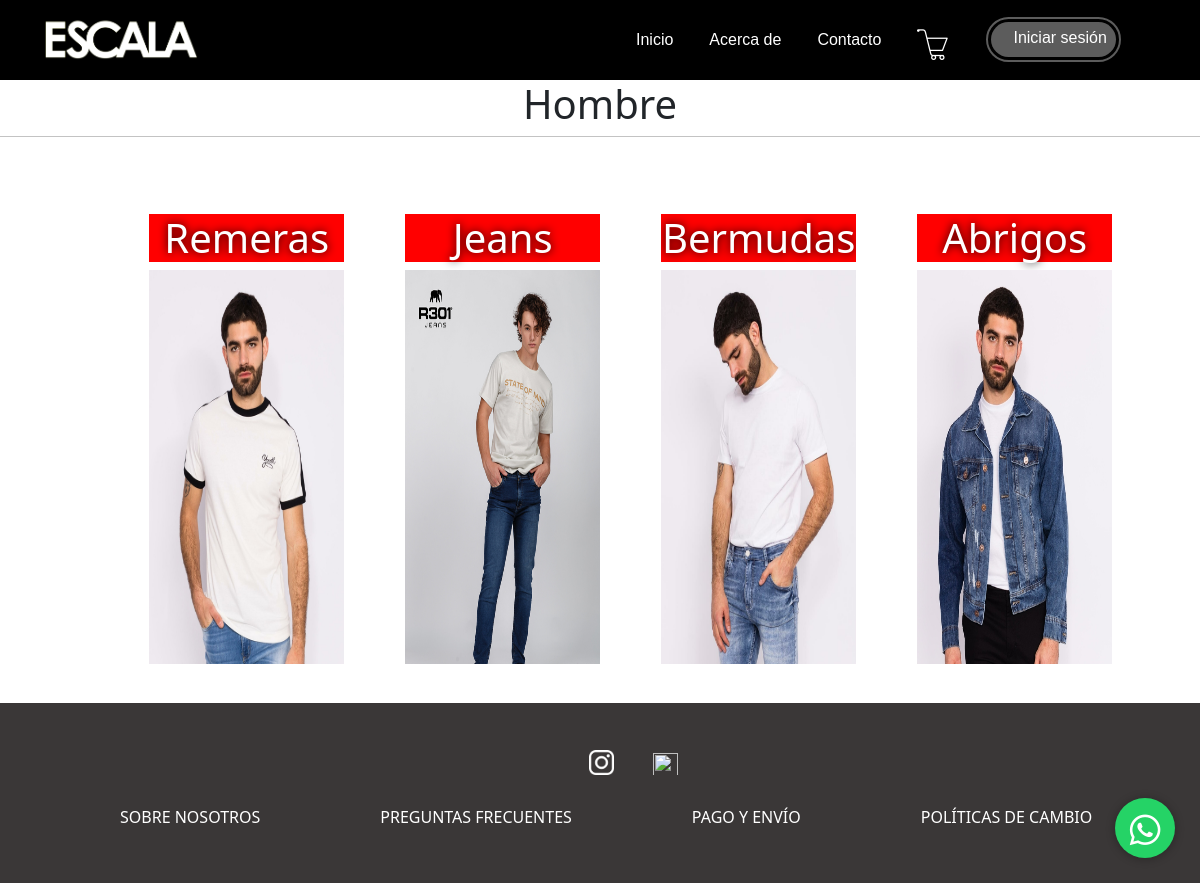
The page /tiendaHombres.php on the database its author committed.
### tables this page shows
CREATE TABLE `categoriashombre` (
  `idcategoriah` int(11) NOT NULL,
  `nombrecath` varchar(20) NOT NULL
);

### tiendaHombres.php (the view, shortened to what this page needs)
<!DOCTYPE html>
<html lang="en">
<head>
    <link rel="stylesheet" href="Style\Css\style.css">
    <link rel="stylesheet" href="fontello.css">
</head>
<body>
<?php include 'encabezado.php';
include 'Conexion.php' ?>
    <div class="titulo-tienda">
        <h1>Hombre</h1>
    </div>
    <center>
            <div class="categorias">
                <?php
            $sql= "SELECT * FROM categoriashombre";
        $r= mysqli_query($conn, $sql);
        $i=0;
        while ($i<4){
            while ($row= mysqli_fetch_array($r)){
                ?>
                <a href=" <?php echo $row['nombrecath']?>.php" class="item-cat-mujer">
                <h1 id="texto"> <?php echo $row['nombrecath'] ?>  </h1>
                <img src="Assets/Imágenes/<?php echo $row['nombrecath']?>.jpg" alt="">
                </a>
                <?php
            }
            $i++;
        }
        ?>
        <br>
        </div>
    </center>
    <a href="https://api.whatsapp.com/send?phone=543564589550" target="_blank" class="btn-wsp"> <i class="fa fa-whatsapp icono"></i></i></a>
    <?php include 'footer.php'; ?>
</body>
</html>

### encabezado.php (shortened to what this page needs)
<html>
<head>
    <link href="https://cdn.jsdelivr.net/npm/bootstrap@5.2.2/dist/css/bootstrap.min.css" rel="stylesheet">
</head>
<div class="encabezado">
    <img class="img" src="Assets/Imágenes/logo.png" alt="">
    <div class="nav">
        <a href="index.php">
            <p class="efectoSubrayado leftToRight">Inicio</p>
        </a>
        <a href="acercaDe.php">
            <p class="efectoSubrayado leftToRight">Acerca de</p>
        </a>
        <a href="contacto.php">
            <p class="efectoSubrayado leftToRight">Contacto</p>
        </a>
        <a href="carrito.php"><img src="Assets/Imágenes/carritoFinal.png" alt=""></a>
        <?php
        if (isset($_SESSION['usuario'])) { ?>
            <div class="btn-group" role="group">
                <button type="button" class="btnIniciarSesion" data-bs-toggle="dropdown">
                    <p><?php echo $_SESSION['usuario'] ?>
                </button>
                <ul class="dropdown-menu">
                    <li><a class="dropdown-item" style="margin-left: 0%;" href="perfil.php">Editar perfil</a></li>
                    <li><a class="dropdown-item" style="margin-left: 0%;" href="logout.php">Cerrar sesión</a></li>
                </ul>
            </div>
    </div>
<?php } else { ?>
    <button class="btnIniciarSesion"> <a href="login.php">Iniciar sesión</a></button>
<?php } ?>
</div>
</div>
</html>

### footer.php
<html>
<div class="footer">
    <center>
        <p style="color:white; font-size: 25px; padding-top: 25px; margin-left:550px "><a href="https://www.instagram.com/escalaindumentaria"><img class="imgRedes" src="Assets/Imágenes/image.png"></a>
            <a href=https://es-la.facebook.com/ESCALAindumentaria/""><img class="imgRedes" src="Assets/Imágenes/image (1).png" alt=""></a>
        </p>
         <br>
    </center>
    <br>
    <div class="contieneEnlaces">
        <a class="enlacesFooter" href="acercaDe.php">SOBRE NOSOTROS</a>
        <a class="enlacesFooter" href="preguntasFrecuentes.php">PREGUNTAS FRECUENTES</a>
        <a class="enlacesFooter" href="pagoYEnvio.php">PAGO Y ENVÍO</a>
        <a class="enlacesFooter" href="politicaCambio.php">POLÍTICAS DE CAMBIO</a>
    </div>
</div>
</html>

### Style/Css/style.css (style rules this page uses)
body { font-family: "Gill Sans", "Gill Sans MT", Calibri, "Trebuchet MS", sans-serif; margin: 0 !important; }
.encabezado { background-color: black; width: 100%; height: 80px; z-index: 1; position: relative; margin: 0 auto; font-family: "Gill Sans", "Gill Sans MT", Calibri, "Trebuchet MS", sans-serif; }
.img { height: 50px; width: auto; z-index: 2; margin: 0 auto; margin-left: 45px !important; margin-top: 12px; position: relative; }
.nav { width: 600px; height: 70px; position: relative; margin-left: 200px; float: right; z-index: 2; color: white; }
.nav a { margin-top: 28px; margin-left: 6%; float: left; }
a { margin-top: 13px; margin-left: 6%; float: left; text-decoration: none; }
.btnIniciarSesion { width: 125px; height: 80px; background-color: rgb(92, 92, 92); color: white; margin-top: 22px !important; margin-left: 7%; float: left; height: 50%; border-radius: 2em; border: none; outline: 2px solid rgb(92, 92, 92); outline-offset: 3px; position: relative; -webkit-transition: all 0.5s ease; -o-transition: all 0.5s ease; transition: all 0.5s ease; }
.btnIniciarSesion a { margin-top: -3px; margin-left: 16px; text-decoration: none; color: #fff; }
.efectoSubrayado { display: inline-block; position: relative; color: white; }
.leftToRight::after { content: ""; position: absolute; width: 100%; -webkit-transform: scaleX(0); -ms-transform: scaleX(0); transform: scaleX(0); height: 2px; bottom: 0; left: 0; background-color: white; -webkit-transform-origin: bottom right; -ms-transform-origin: bottom right; transform-origin: bottom right; -webkit-transition: -webkit-transform 0.25s ease-out; transition: -webkit-transform 0.25s ease-out; -o-transition: transform 0.25s ease-out; transition: transform 0.25s ease-out; transition: transform 0.25s ease-out, -webkit-transform 0.25s ease-out; }
h1 { text-align: center !important; }
.footer { background-color: rgb(58, 55, 55); width: 100%; height: 180px; margin-top: -25px; }
.contieneEnlaces { position: relative; }
.enlacesFooter { color: white; text-decoration: none; margin-left: 10%; float: left; }
.imgRedes { height: 25px; width: 25px; }
.btn-wsp { position: fixed; width: 60px; height: 60px; line-height: 63px; bottom: 25px; right: 25px; background: #25d366; color: #fff; border-radius: 50px; text-align: center; font-size: 35px; -webkit-box-shadow: 0px 1px 10px rgba(0, 0, 0, 0.3); box-shadow: 0px 1px 10px rgba(0, 0, 0, 0.3); z-index: 100; -webkit-transition: all 300ms ease; -o-transition: all 300ms ease; transition: all 300ms ease; }
.titulo-tienda { width: 100%; height: 15%; text-align: center; border-bottom: 1px solid rgba(70, 69, 69, 0.322); }
.categorias { margin: 4%; padding: 1em; width: 88%; height: auto; overflow: hidden; }
.item-cat-mujer { width: 19%; height: 450px; overflow: hidden; display: inline-block; transition: 1s; text-decoration: none; }
.item-cat-mujer img { width:100%; height:100%; }
#texto { background-color: red; transition: 1s; color: #fff; text-shadow:0 0 10px black; }

### rows shown on the page
categoriashombre: nombrecath "Remeras", nombrecath (picture)
categoriashombre: nombrecath "Jeans", nombrecath (picture)
categoriashombre: nombrecath "Bermudas", nombrecath (picture)
categoriashombre: nombrecath "Abrigos", nombrecath (picture)
